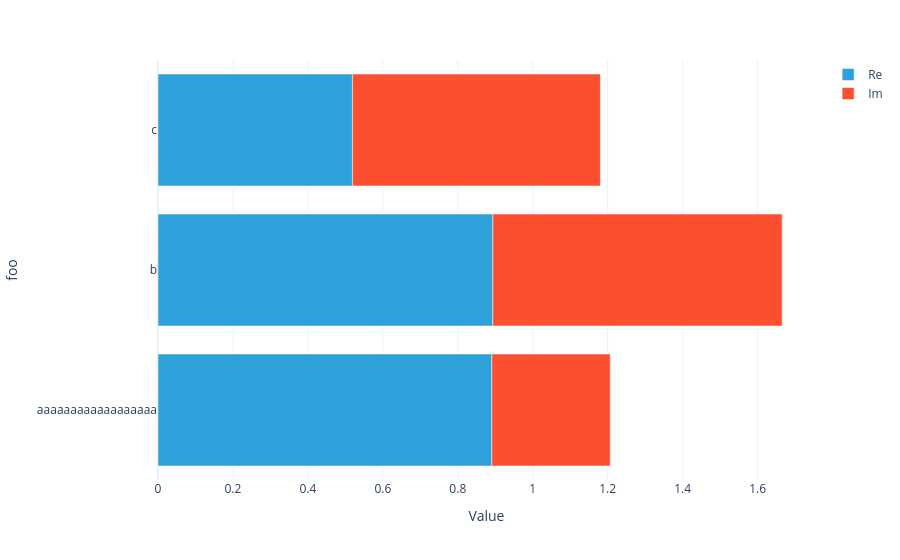

Here is the notebook cell this chart was saved with:
### Code cell
(U1 + U2).visualize()

### Figure 1 — Plotly figure (JSON) as saved in the notebook; plotly's stock layout.template omitted (floating-point values rounded to 4 significant figures)
{"data": [{"hovertemplate": "Part=Re<br>Value=%{x}<br>foo=%{y}<extra></extra>", "legendgroup": "Re", "marker": {"color": "#2fa1da", "pattern": {"shape": ""}}, "name": "Re", "orientation": "h", "showlegend": true, "textposition": "auto", "type": "bar", "x": [0.8908, 0.8934, 0.5189], "xaxis": "x", "y": ["aaaaaaaaaaaaaaaaaa", "b", "c"], "yaxis": "y"}, {"hovertemplate": "Part=Im<br>Value=%{x}<br>foo=%{y}<extra></extra>", "legendgroup": "Im", "marker": {"color": "#fb4f2f", "pattern": {"shape": ""}}, "name": "Im", "orientation": "h", "showlegend": true, "textposition": "auto", "type": "bar", "x": [0.3159, 0.772, 0.6617], "xaxis": "x", "y": ["aaaaaaaaaaaaaaaaaa", "b", "c"], "yaxis": "y"}], "layout": {"barmode": "relative", "legend": {"title": {}, "tracegroupgap": 0}, "margin": {"t": 60}, "xaxis": {"anchor": "y", "domain": [0, 1], "title": {"text": "Value"}}, "yaxis": {"anchor": "x", "domain": [0, 1], "title": {"text": "foo"}}}}
